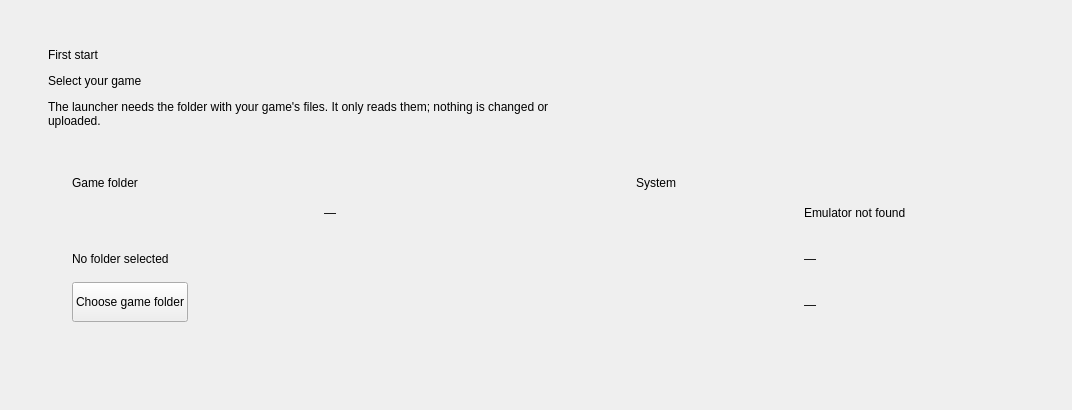
<widget class="QWidget" name="page_first_start"><layout class="QVBoxLayout" name="firstStartPageLayout"><property name="spacing"><number>0</number></property><property name="leftMargin"><number>0</number></property><property name="topMargin"><number>0</number></property><property name="rightMargin"><number>0</number></property><property name="bottomMargin"><number>0</number></property>
<item><widget class="ArtBackground" name="first_start_art" native="true">
<layout class="QVBoxLayout" name="firstStartContentLayout"><property name="spacing"><number>12</number></property><property name="leftMargin"><number>48</number></property><property name="topMargin"><number>48</number></property><property name="rightMargin"><number>48</number></property><property name="bottomMargin"><number>32</number></property>
<item><widget class="QLabel" name="first_start_eyebrow"><property name="sizePolicy"><sizepolicy hsizetype="Preferred" vsizetype="Maximum"><horstretch>0</horstretch><verstretch>0</verstretch></sizepolicy></property><property name="text"><string>First start</string></property>
<property name="textStyle" stdset="0"><string notr="true">Label/Eyebrow</string></property>
<property name="tone" stdset="0"><string notr="true">secondary</string></property></widget></item>
<item><widget class="QLabel" name="first_start_title"><property name="sizePolicy"><sizepolicy hsizetype="Preferred" vsizetype="Maximum"><horstretch>0</horstretch><verstretch>0</verstretch></sizepolicy></property><property name="text"><string>Select your game</string></property>
<property name="textStyle" stdset="0"><string notr="true">Heading/Title</string></property>
</widget></item>
<item><widget class="QLabel" name="first_start_lead"><property name="sizePolicy"><sizepolicy hsizetype="Preferred" vsizetype="Maximum"><horstretch>0</horstretch><verstretch>0</verstretch></sizepolicy></property><property name="minimumSize"><size><width>0</width><height>0</height></size></property>
<property name="maximumSize"><size><width>520</width><height>16777215</height></size></property><property name="text"><string>The launcher needs the folder with your game's files. It only reads them; nothing is changed or uploaded.</string></property><property name="wordWrap"><bool>true</bool></property><property name="textStyle" stdset="0"><string notr="true">Body/Lead</string></property><property name="tone" stdset="0"><string notr="true">secondary</string></property></widget></item>
<item><spacer name="firstStartGap"><property name="orientation"><enum>Qt::Vertical</enum></property><property name="sizeType"><enum>QSizePolicy::Fixed</enum></property><property name="sizeHint" stdset="0"><size><width>20</width><height>12</height></size></property></spacer></item>
<item><layout class="QHBoxLayout" name="firstStartCards"><property name="spacing"><number>24</number></property>
<item alignment="Qt::AlignTop"><widget class="QFrame" name="card_game_folder"><property name="minimumSize"><size><width>540</width><height>0</height></size></property>
<property name="maximumSize"><size><width>540</width><height>16777215</height></size></property><property name="card" stdset="0"><bool>true</bool></property>
<layout class="QVBoxLayout" name="card_game_folderLayout"><property name="spacing"><number>16</number></property><property name="leftMargin"><number>24</number></property><property name="topMargin"><number>24</number></property><property name="rightMargin"><number>24</number></property><property name="bottomMargin"><number>24</number></property>
<item><widget class="QLabel" name="card_game_folder_title"><property name="text"><string>Game folder</string></property>
<property name="textStyle" stdset="0"><string notr="true">Heading/Section</string></property>
</widget></item><item><layout class="QHBoxLayout" name="first_folder_checkRow"><property name="spacing"><number>12</number></property>
<item alignment="Qt::AlignTop"><widget class="StatusIcon" name="first_folder_check_status" native="true"/></item>
<item><layout class="QVBoxLayout" name="first_folder_checkText"><property name="spacing"><number>2</number></property>
<item><widget class="QLabel" name="first_folder_check"><property name="text"><string>—</string></property>
<property name="textStyle" stdset="0"><string notr="true">Body/Default</string></property>
</widget></item>
<item><widget class="QLabel" name="first_folder_check_description"><property name="text"><string></string></property>
<property name="wordWrap"><bool>true</bool></property>
<property name="textStyle" stdset="0"><string notr="true">Body/Description</string></property>
<property name="tone" stdset="0"><string notr="true">secondary</string></property>
</widget></item>
</layout></item></layout></item>
<item><widget class="QLabel" name="first_folder_path"><property name="text"><string>No folder selected</string></property><property name="field" stdset="0"><bool>true</bool></property><property name="textStyle" stdset="0"><string notr="true">Mono/Path</string></property><property name="tone" stdset="0"><string notr="true">secondary</string></property></widget></item>
<item alignment="Qt::AlignLeft"><widget class="ArtButton" name="first_folder_button"><property name="minimumSize"><size><width>0</width><height>40</height></size></property>
<property name="maximumSize"><size><width>16777215</width><height>40</height></size></property><property name="toolTip"><string>Pick the folder of your game (or a folder with several games).</string></property><property name="text"><string>Choose game folder</string></property><property name="textStyle" stdset="0"><string notr="true">Label/Button</string></property></widget></item></layout></widget></item>
<item alignment="Qt::AlignTop"><widget class="QFrame" name="card_system"><property name="minimumSize"><size><width>372</width><height>0</height></size></property>
<property name="maximumSize"><size><width>372</width><height>16777215</height></size></property><property name="card" stdset="0"><bool>true</bool></property>
<layout class="QVBoxLayout" name="card_systemLayout"><property name="spacing"><number>16</number></property><property name="leftMargin"><number>24</number></property><property name="topMargin"><number>24</number></property><property name="rightMargin"><number>24</number></property><property name="bottomMargin"><number>24</number></property>
<item><widget class="QLabel" name="card_system_title"><property name="text"><string>System</string></property>
<property name="textStyle" stdset="0"><string notr="true">Heading/Section</string></property>
</widget></item>
<item><widget class="QWidget" name="system_emulator_row"><layout class="QHBoxLayout" name="system_emulatorRow"><property name="spacing"><number>12</number></property><property name="leftMargin"><number>0</number></property><property name="topMargin"><number>0</number></property><property name="rightMargin"><number>0</number></property><property name="bottomMargin"><number>0</number></property>
<item alignment="Qt::AlignTop"><widget class="StatusIcon" name="system_emulator_status" native="true"/></item>
<item><layout class="QVBoxLayout" name="system_emulatorText"><property name="spacing"><number>2</number></property>
<item><widget class="QLabel" name="system_emulator"><property name="text"><string>Emulator not found</string></property>
<property name="textStyle" stdset="0"><string notr="true">Body/Default</string></property>
</widget></item>
<item><widget class="QLabel" name="system_emulator_description"><property name="text"><string></string></property>
<property name="wordWrap"><bool>true</bool></property>
<property name="textStyle" stdset="0"><string notr="true">Body/Description</string></property>
<property name="tone" stdset="0"><string notr="true">secondary</string></property>
</widget></item>
</layout></item></layout></widget></item>
<item><layout class="QHBoxLayout" name="system_gpuRow"><property name="spacing"><number>12</number></property>
<item alignment="Qt::AlignTop"><widget class="StatusIcon" name="system_gpu_status" native="true"/></item>
<item><layout class="QVBoxLayout" name="system_gpuText"><property name="spacing"><number>2</number></property>
<item><widget class="QLabel" name="system_gpu"><property name="text"><string>—</string></property>
<property name="textStyle" stdset="0"><string notr="true">Body/Default</string></property>
</widget></item>
<item><widget class="QLabel" name="system_gpu_description"><property name="text"><string></string></property>
<property name="wordWrap"><bool>true</bool></property>
<property name="textStyle" stdset="0"><string notr="true">Body/Description</string></property>
<property name="tone" stdset="0"><string notr="true">secondary</string></property>
</widget></item>
</layout></item></layout></item>
<item><layout class="QHBoxLayout" name="system_ramRow"><property name="spacing"><number>12</number></property>
<item alignment="Qt::AlignTop"><widget class="StatusIcon" name="system_ram_status" native="true"/></item>
<item><layout class="QVBoxLayout" name="system_ramText"><property name="spacing"><number>2</number></property>
<item><widget class="QLabel" name="system_ram"><property name="text"><string>—</string></property>
<property name="textStyle" stdset="0"><string notr="true">Body/Default</string></property>
</widget></item>
<item><widget class="QLabel" name="system_ram_description"><property name="text"><string></string></property>
<property name="wordWrap"><bool>true</bool></property>
<property name="textStyle" stdset="0"><string notr="true">Body/Description</string></property>
<property name="tone" stdset="0"><string notr="true">secondary</string></property>
</widget></item>
</layout></item></layout></item></layout></widget></item>
<item><spacer name="firstStartCardsSpacer"><property name="orientation"><enum>Qt::Horizontal</enum></property><property name="sizeHint" stdset="0"><size><width>40</width><height>20</height></size></property></spacer></item>
</layout></item>
<item><spacer name="firstStartSpacer"><property name="orientation"><enum>Qt::Vertical</enum></property><property name="sizeHint" stdset="0"><size><width>20</width><height>40</height></size></property></spacer></item>
</layout></widget></item>
</layout></widget>
